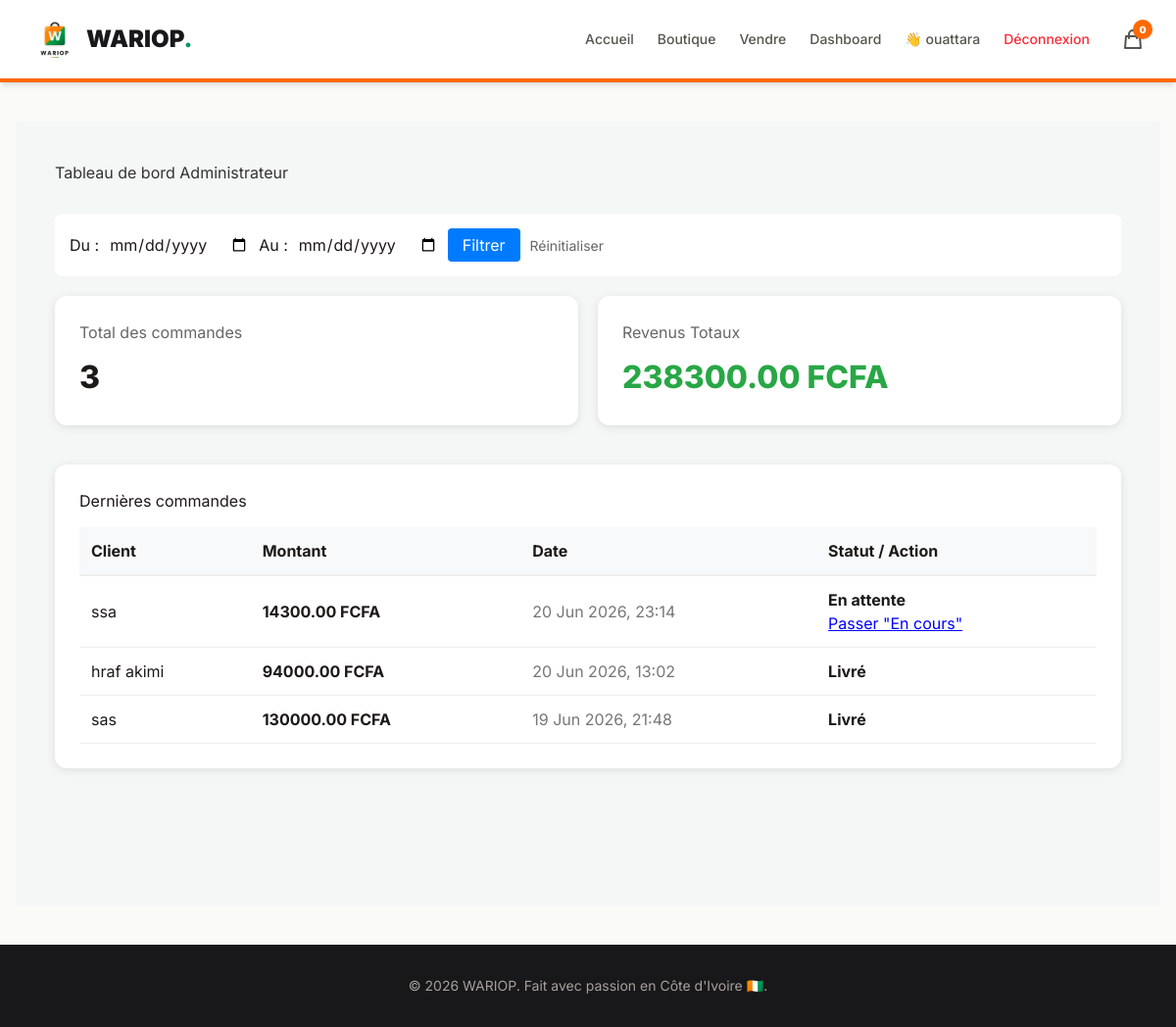
The page /admin-dashboard/ (signed in) on the database as committed earlier.
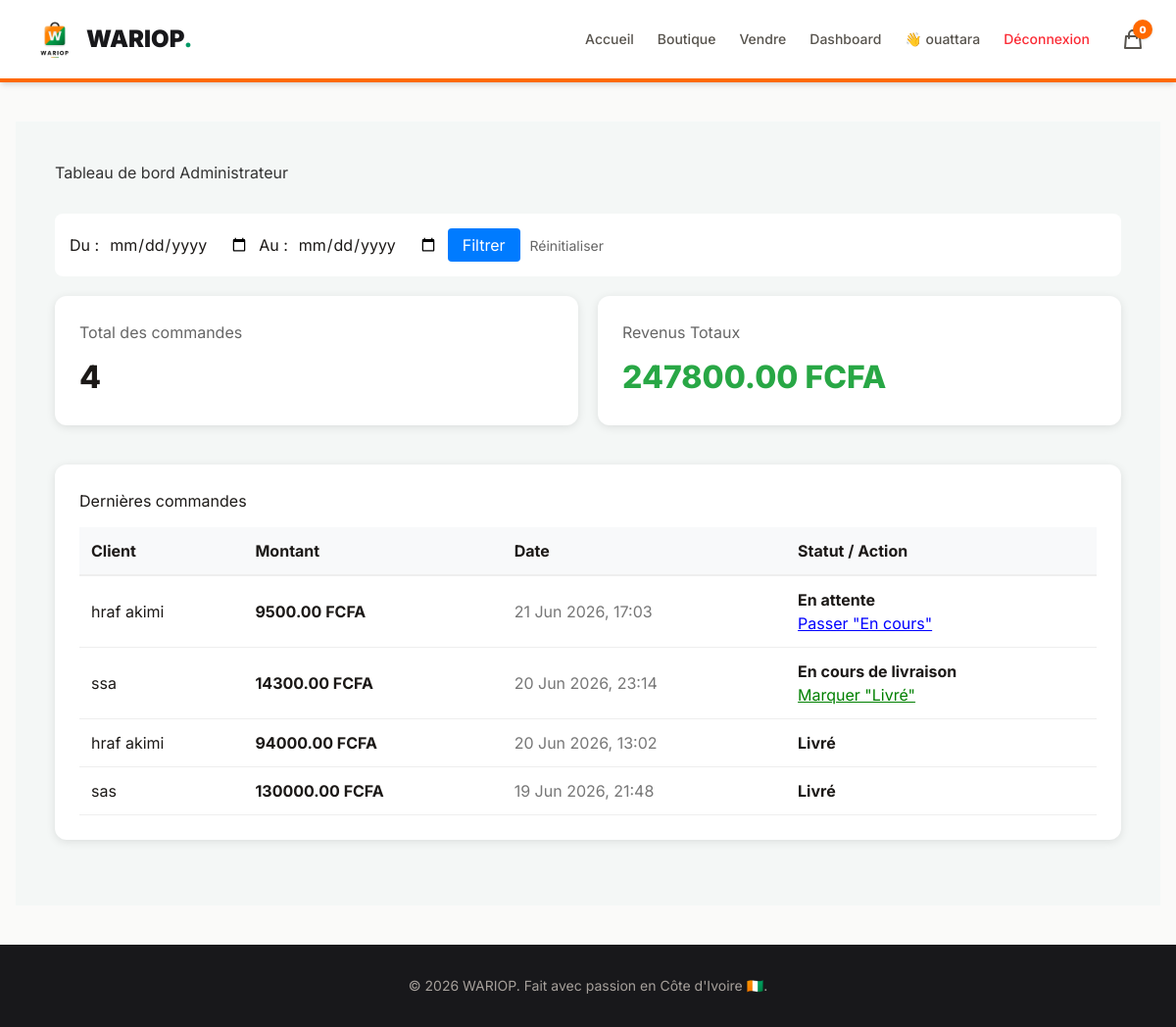
The same page on the database as committed later.
### boutique/models.py (models this page shows, shortened)
class Commande(models.Model):
    nom_complet = models.CharField(max_length=200, verbose_name="Nom complet")
    telephone = models.CharField(max_length=20, verbose_name="Numéro de téléphone")
    adresse_livraison = models.TextField(verbose_name="Adresse complète de livraison")
    date_creation = models.DateTimeField(auto_now_add=True)
    total = models.DecimalField(decimal_places=2, max_digits=10, default=0.0)
    resume_produits = models.TextField(verbose_name="Articles commandés", blank=True)
    STATUT_CHOICES = [
        ('en_attente', 'En attente'),
        ('en_cours', 'En cours de livraison'),
        ('livre', 'Livré'),
    ]
    statut = models.CharField(max_length=20, choices=STATUT_CHOICES, default='en_attente')

### boutique/views.py (the view)
# urls.py: path('admin-dashboard/', views.dashboard_admin, name='dashboard_admin'),
@user_passes_test(est_admin, login_url='/comptes/login/')
def dashboard_admin(request):
    date_debut = request.GET.get('date_debut')
    date_fin = request.GET.get('date_fin')
    commandes = Commande.objects.all()
    if date_debut:
        commandes = commandes.filter(date_creation__gte=date_debut)
    if date_fin:
        commandes = commandes.filter(date_creation__lte=date_fin)
    total_commandes = commandes.count()
    revenus_totaux = sum(c.total for c in commandes)
    return render(request, 'boutique/dashboard.html', {
        'total_commandes': total_commandes,
        'revenus_totaux': revenus_totaux,
        'dernieres_commandes': commandes.order_by('-date_creation')[:10],
        'date_debut': date_debut,
        'date_fin': date_fin
    })

### boutique/views.py (called while the page is built)
def est_admin(user):
    return user.is_staff

### boutique/templates/boutique/dashboard.html
{% extends 'boutique/base.html' %}
{% block content %}
<div style="padding: 40px; background-color: #f4f7f6; min-height: 100vh;">
    <h1 style="color: #333; margin-bottom: 30px;">Tableau de bord Administrateur</h1>
    <form method="GET" style="margin-bottom: 20px; background: #fff; padding: 15px; border-radius: 8px; display: flex; gap: 10px; align-items: center;">
    <label>Du :</label>
    <input type="date" name="date_debut" value="{{ date_debut }}">
    <label>Au :</label>
    <input type="date" name="date_fin" value="{{ date_fin }}">
    <button type="submit" style="background: #007bff; color: white; padding: 5px 15px; border: none; border-radius: 4px; cursor: pointer;">Filtrer</button>
    <a href="{% url 'dashboard_admin' %}" style="color: #666; text-decoration: none; font-size: 14px;">Réinitialiser</a>
    </form>
    <div style="display: grid; grid-template-columns: repeat(2, 1fr); gap: 20px; margin-bottom: 40px;">
        <div style="background: white; padding: 25px; border-radius: 12px; box-shadow: 0 2px 10px rgba(0,0,0,0.1);">
            <h3 style="color: #666; margin: 0;">Total des commandes</h3>
            <p style="font-size: 32px; font-weight: 800; margin: 10px 0 0 0;">{{ total_commandes }}</p>
        </div>
        <div style="background: white; padding: 25px; border-radius: 12px; box-shadow: 0 2px 10px rgba(0,0,0,0.1);">
            <h3 style="color: #666; margin: 0;">Revenus Totaux</h3>
            <p style="font-size: 32px; font-weight: 800; color: #28a745; margin: 10px 0 0 0;">{{ revenus_totaux }} FCFA</p>
        </div>
    </div>
    <div style="background: white; padding: 25px; border-radius: 12px; box-shadow: 0 2px 10px rgba(0,0,0,0.1);">
        <h2 style="margin-top: 0;">Dernières commandes</h2>
        <table style="width: 100%; border-collapse: collapse; margin-top: 15px;">
            <thead>
                <tr style="background: #f8f9fa; text-align: left;">
                    <th style="padding: 12px; border-bottom: 2px solid #eee;">Client</th>
                    <th style="padding: 12px; border-bottom: 2px solid #eee;">Montant</th>
                    <th style="padding: 12px; border-bottom: 2px solid #eee;">Date</th>
                    <th style="padding: 12px; border-bottom: 2px solid #eee;">Statut / Action</th>
                </tr>
            </thead>
            <tbody>
                {% for cmd in dernieres_commandes %}
                <tr style="border-bottom: 1px solid #eee;">
                    <td style="padding: 12px;">{{ cmd.nom_complet }}</td>
                    <td style="padding: 12px; font-weight: bold;">{{ cmd.total }} FCFA</td>
                    <td style="padding: 12px; color: #777;">{{ cmd.date_creation|date:"d M Y, H:i" }}</td>
                    <td style="padding: 12px;">
                        <div><strong>{{ cmd.get_statut_display }}</strong></div>
                        {% if cmd.statut == 'en_attente' %}
                            <a href="{% url 'changer_statut' cmd.id 'en_cours' %}" style="color: blue; text-decoration: underline;">Passer "En cours"</a>
                        {% elif cmd.statut == 'en_cours' %}
                            <a href="{% url 'changer_statut' cmd.id 'livre' %}" style="color: green; text-decoration: underline;">Marquer "Livré"</a>
                        {% endif %}
                    </td>
                </tr>
                {% endfor %}
            </tbody>
        </table>
    </div>
</div>
{% endblock %}

### boutique/templates/boutique/base.html (shortened to what this page needs)
<!DOCTYPE html>
{% load static %}
<html lang="fr">
<head>
    <script src="https://cdn.jsdelivr.net/npm/@tailwindcss/browser@4"></script>
</head>
<body class="bg-stone-50 text-stone-900 min-h-screen flex flex-col antialiased">
    <nav class="bg-white border-b-4 border-orange-500 sticky top-0 z-50 shadow-md">
        <div class="max-w-7xl mx-auto px-4 sm:px-6 lg:px-8">
            <div class="flex items-center justify-between h-16 md:h-20">
                <div class="flex-shrink-0">
                    <a href="{% url 'liste_produits' %}" class="flex items-center gap-2">
                        <img src="{% static 'boutique/images/wariop_logo.png' %}" alt="Logo WARIOP" class="w-10 h-10 md:w-12 md:h-12 object-contain">
                        <span class="text-xl md:text-2xl font-black text-zinc-900">WARIOP<span class="text-emerald-600">.</span></span>
                    </a>
                </div>
                <div class="hidden md:flex items-center space-x-6">
                    <a href="{% url 'liste_produits' %}" class="text-sm font-medium text-stone-600 hover:text-emerald-600 transition">Accueil</a>
                    <a href="{% url 'liste_produits' %}#produits" class="text-sm font-medium text-stone-600 hover:text-emerald-600 transition">Boutique</a>
                    {% if user.is_authenticated %}
                        {% if user.profilvendeur.est_approuve %}
                            <a href="{% url 'ajouter_produit' %}" class="text-sm font-medium text-stone-600 hover:text-emerald-600 transition">Vendre</a>
                            <a href="{% url 'dashboard_admin' %}" class="text-sm font-medium text-stone-600 hover:text-emerald-600 transition">Dashboard</a>
                        {% endif %}
                        <span class="text-sm font-medium text-stone-600">👋 {{ user.username }}</span>
                        <a href="{% url 'logout' %}" class="text-sm font-medium text-red-500 hover:text-red-700 transition">Déconnexion</a>
                    {% else %}
                        <a href="{% url 'inscription_vendeur' %}" class="text-sm font-medium text-emerald-600 hover:text-emerald-700 transition">Devenir vendeur</a>
                        <a href="{% url 'login' %}" class="text-sm font-medium text-stone-600 hover:text-emerald-600 transition">Se connecter</a>
                    {% endif %}
                    <a href="{% url 'voir_panier' %}" class="relative text-stone-600 hover:text-emerald-600 transition ml-2">
                        <svg class="w-6 h-6" fill="none" stroke="currentColor" viewBox="0 0 24 24"><path stroke-linecap="round" stroke-linejoin="round" stroke-width="2" d="M16 11V7a4 4 0 00-8 0v4M5 9h14l1 12H4L5 9z"/></svg>
                        <span class="absolute -top-2 -right-2 bg-orange-500 text-white text-[10px] font-black w-5 h-5 flex items-center justify-center rounded-full shadow-sm">
                            {{ request.session.panier|length }}
                        </span>
                    </a>
                </div>
            </div>
        </div>
    </nav>
    <main class="flex-grow max-w-7xl mx-auto px-4 py-6 md:py-10 w-full">
        {% block content %}
        {% endblock %}
    </main>
    <footer class="bg-zinc-900 text-stone-400 text-center py-8 text-sm mt-auto">
        &copy; 2026 WARIOP. Fait avec passion en Côte d'Ivoire 🇨🇮.
    </footer>
</body>
</html>

### boutique/templates/boutique/base.html (style rules this page uses)
body { font-family: 'Inter', sans-serif; }
img { max-width: 100%; height: auto; }

Rows that differ between the two databases and show on the page:
added Commande: nom_complet "hraf akimi", total "9500.00", date_creation "21 Jun 2026, 17:03", statut "En attente", shows "Passer \"En cours\""
changed Commande "ssa": statut "En attente" → "En cours de livraison"; statut "Passer \"En cours\"" → "Marquer \"Livré\""
Other text that changed with them:
{{ total_commandes }}: "3" → "4"
{{ revenus_totaux }}: "238300.00" → "247800.00"
